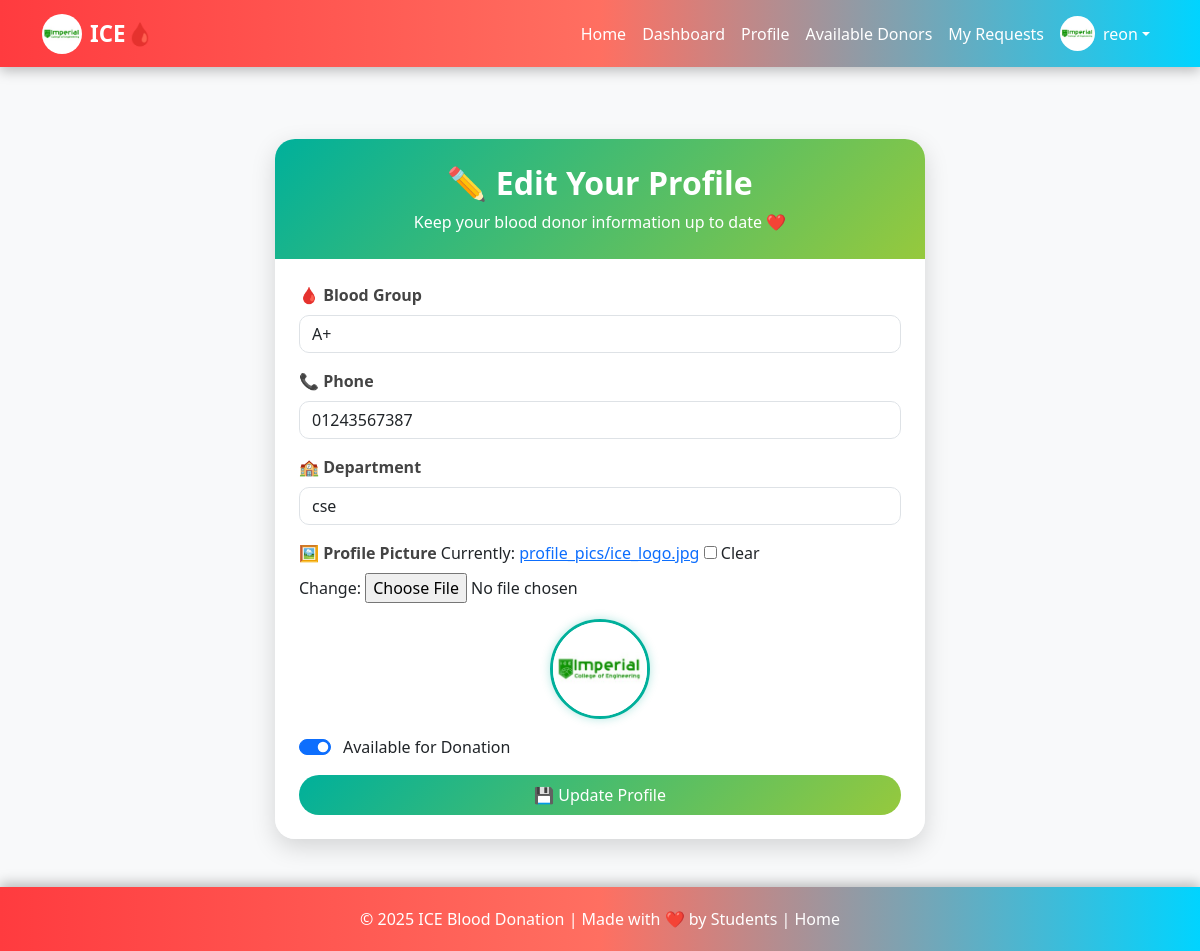
Page /profile/edit/ (signed in) on the committed database.
### blood/models.py (models this page shows, shortened)
class Donor(models.Model):
    user = models.OneToOneField(User, on_delete=models.CASCADE)
    blood_group = models.CharField(max_length=5)
    phone = models.CharField(max_length=15)
    department = models.CharField(max_length=100)
    available = models.BooleanField(default=True)
    last_donation_date = models.DateField(null=True, blank=True)
    donation_count = models.IntegerField(default=0)
    profile_pic = models.ImageField(upload_to='profile_pics/', null=True, blank=True)

### blood/views.py (the view)
# urls.py: path('profile/edit/', views.edit_profile, name='edit_profile'),
@login_required
def edit_profile(request):
    donor_profile = get_object_or_404(Donor, user=request.user)
    if request.method == 'POST':
        form = DonorForm(request.POST, request.FILES, instance=donor_profile)
        if form.is_valid():
            donor = form.save(commit=False)
            donation_count = request.POST.get('donation_count')
            if donation_count is not None:
                try:
                    donor.donation_count = int(donation_count)
                except ValueError:
                    donor.donation_count = donor.donation_count
            donor.save()
            return redirect('profile')
    else:
        form = DonorForm(instance=donor_profile)
    return render(request, 'blood/edit_profile.html', {
        'form': form,
        'donor_profile': donor_profile
    })

### blood/forms.py
class DonorForm(forms.ModelForm):
    class Meta:
        model = Donor
        fields = ['blood_group', 'phone', 'department', 'profile_pic', 'available', 'last_donation_date']
        widgets = {
            'last_donation_date': forms.DateInput(attrs={'type': 'date', 'class': 'form-control'}),
            'blood_group': forms.TextInput(attrs={'class': 'form-control'}),
            'phone': forms.TextInput(attrs={'class': 'form-control'}),
            'department': forms.TextInput(attrs={'class': 'form-control'}),
            'available': forms.CheckboxInput(attrs={'class': 'form-check-input'}),
        }

### blood/templates/blood/edit_profile.html (shortened to what this page needs)
{% extends 'blood/base.html' %}
{% block content %}
<div class="container py-5">
    <div class="edit-profile-card mx-auto" style="max-width: 650px;">
        <div class="edit-header">
            <h2>✏️ Edit Your Profile</h2>
            <p class="mb-0">Keep your blood donor information up to date ❤️</p>
        </div>
        <div class="card-body p-4">
            <form method="post" enctype="multipart/form-data">
                <div class="mb-3">
                    <label for="id_blood_group" class="form-label">🩸 Blood Group</label>
                    {{ form.blood_group }}
                </div>
                <div class="mb-3">
                    <label for="id_phone" class="form-label">📞 Phone</label>
                    {{ form.phone }}
                </div>
                <div class="mb-3">
                    <label for="id_department" class="form-label">🏫 Department</label>
                    {{ form.department }}
                </div>
                <div class="mb-3">
                    <label for="id_profile_pic" class="form-label">🖼 Profile Picture</label>
                    {{ form.profile_pic }}
                    {% if donor_profile.profile_pic %}
                        <div class="profile-pic-preview mt-3 text-center">
                            <img src="{{ donor_profile.profile_pic.url }}" class="rounded-circle"
                                 style="width:100px; height:100px; object-fit:cover;">
                        </div>
                    {% endif %}
                </div>
                <div class="form-check form-switch mb-3">
                    {{ form.available }}
                    <label class="form-check-label ms-1" for="id_available">Available for Donation</label>
                </div>
                <button type="submit" class="btn btn-success w-100 py-2">💾 Update Profile</button>
            </form>
        </div>
    </div>
</div>
{% endblock %}

### blood/templates/blood/base.html (shortened to what this page needs)
{% load static %}
<!DOCTYPE html>
<html lang="en">
<head>
    <link href="https://cdn.jsdelivr.net/npm/bootstrap@5.3.2/dist/css/bootstrap.min.css" rel="stylesheet">
</head>
<body>
<nav class="navbar navbar-expand-lg navbar-dark navbar-custom">
    <div class="container">
        <a class="navbar-brand" href="{% url 'dashboard' %}">
            <img src="{% static 'blood/images/ice logo.jpg' %}" alt="College Logo">
            ICE🩸
        </a>
        <div class="collapse navbar-collapse" id="navbarNav">
            <ul class="navbar-nav ms-auto align-items-center">
                <li class="nav-item"><a class="nav-link" href="{% url 'home' %}">Home</a></li>
                {% if user.is_authenticated %}
                    <li class="nav-item"><a class="nav-link" href="{% url 'dashboard' %}">Dashboard</a></li>
                    <li class="nav-item"><a class="nav-link" href="{% url 'profile' %}">Profile</a></li>
                    <li class="nav-item"><a class="nav-link" href="{% url 'donor_list' %}">Available Donors</a></li>
                    <li class="nav-item"><a class="nav-link" href="{% url 'donor_requests' %}">My Requests</a></li>
                    <li class="nav-item dropdown">
                        <a class="nav-link dropdown-toggle d-flex align-items-center" href="#" id="navbarDropdown" role="button" data-bs-toggle="dropdown" aria-expanded="false">
                            {% if user.donor.profile_pic %}
                                <img src="{{ user.donor.profile_pic.url }}" alt="Profile" class="navbar-profile-pic me-2">
                            {% else %}
                                <img src="https://via.placeholder.com/35" alt="Profile" class="navbar-profile-pic me-2">
                            {% endif %}
                            {{ user.username }}
                        </a>
                    </li>
                {% else %}
                    <li class="nav-item"><a class="nav-link" href="{% url 'login' %}">Login</a></li>
                    <li class="nav-item"><a class="nav-link" href="{% url 'register' %}">Register</a></li>
                {% endif %}
            </ul>
        </div>
    </div>
</nav>
<div class="content-wrapper container mt-4">
    {% block content %}{% endblock %}
</div>
<footer class="footer">
    <div class="container-fluid text-center">
        &copy; {{ year|default:2025 }} ICE Blood Donation | Made with ❤️ by Students | <a href="{% url 'home' %}">Home</a>
    </div>
</footer>
</body>
</html>

### blood/templates/blood/base.html (style rules this page uses)
html, body { margin: 0; padding: 0; min-height: 100vh; display: flex; flex-direction: column; background-color: #f8f9fa; }
.content-wrapper { flex: 1; }
.navbar-profile-pic { width: 35px; height: 35px; object-fit: cover; border-radius: 50%; }
.navbar-custom { background: linear-gradient(90deg, #ff3b3f, #ff6f61, #00d4ff); box-shadow: 0 4px 12px rgba(0,0,0,0.25); transition: 0.3s; }
.navbar-custom .nav-link { color: #fff; font-weight: 500; transition: 0.3s; }
.navbar-brand { font-weight: 700; font-size: 1.4rem; display: flex; align-items: center; }
.navbar-brand img { border-radius: 50%; margin-right: 8px; width: 40px; height: 40px; object-fit: cover; }
.footer { background: linear-gradient(90deg, #ff3b3f, #ff6f61, #00d4ff); color: #fff; padding: 20px 0; text-align: center; box-shadow: 0 -4px 12px rgba(0,0,0,0.25); width: 100%; }
.footer a { color: #fff; text-decoration: none; }

### blood/templates/blood/edit_profile.html (style rules this page uses)
.edit-profile-card { background: rgba(255, 255, 255, 0.9); backdrop-filter: blur(12px); border-radius: 20px; box-shadow: 0 8px 25px rgba(0,0,0,0.15); overflow: hidden; transition: transform 0.3s ease; }
.edit-header { background: linear-gradient(135deg, #00b09b, #96c93d); color: white; padding: 25px; text-align: center; }
.edit-header h2 { font-weight: 600; }
label.form-label { font-weight: 600; color: #444; }
.btn-success { background: linear-gradient(135deg, #00b09b, #96c93d); border: none; border-radius: 30px; transition: 0.3s; }
.form-control, .form-select { border-radius: 10px; }
.profile-pic-preview img { border: 3px solid #00b09b; box-shadow: 0 0 10px rgba(0,176,155,0.3); }

### rows in the picture
Donor: blood_group "A+", phone "01243567387", department "cse", profile_pic (picture), available "☑"

### other values in the picture
{{ user.username }} "reon"
{{ year|default:2025 }} "2025"
